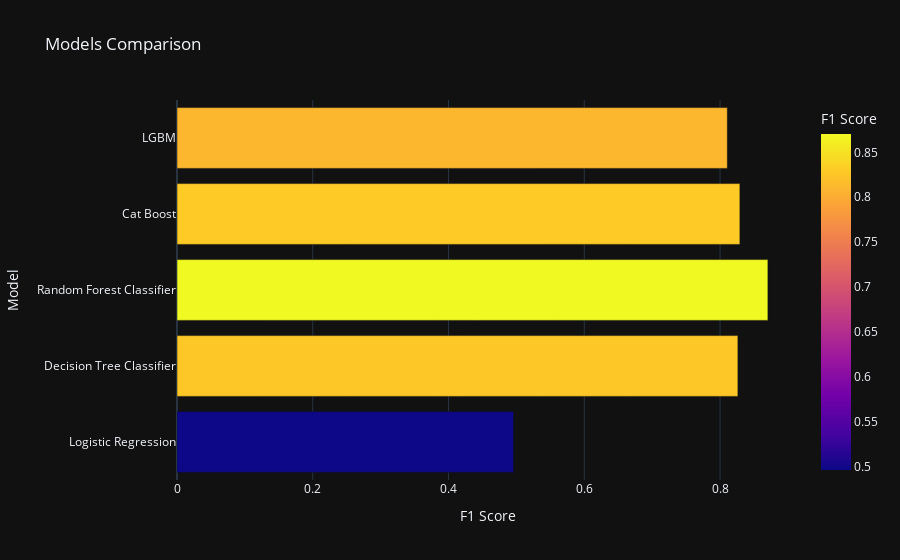

This figure's notebook cell:
### Code cell
import plotly.express as px

px.bar(data_frame = models, x = 'F1 Score', y = 'Model', color = 'F1 Score', template = 'plotly_dark', title = 'Models Comparison')

### Figure 1 — Plotly figure (JSON) as saved in the notebook; plotly's stock layout.template omitted (floating-point values rounded to 4 significant figures)
{"data": [{"alignmentgroup": "True", "hovertemplate": "F1 Score=%{marker.color}<br>Model=%{y}<extra></extra>", "legendgroup": "", "marker": {"color": [0.4959, 0.8263, 0.8705, 0.8292, 0.8107], "coloraxis": "coloraxis", "pattern": {"shape": ""}}, "name": "", "offsetgroup": "", "orientation": "h", "showlegend": false, "textposition": "auto", "type": "bar", "x": [0.4959, 0.8263, 0.8705, 0.8292, 0.8107], "xaxis": "x", "y": ["Logistic Regression", "Decision Tree Classifier", "Random Forest Classifier", "Cat Boost", "LGBM"], "yaxis": "y"}], "layout": {"barmode": "relative", "coloraxis": {"colorbar": {"title": {"text": "F1 Score"}}, "colorscale": [[0, "#0d0887"], [0.1111, "#46039f"], [0.2222, "#7201a8"], [0.3333, "#9c179e"], [0.4444, "#bd3786"], [0.5556, "#d8576b"], [0.6667, "#ed7953"], [0.7778, "#fb9f3a"], [0.8889, "#fdca26"], [1, "#f0f921"]]}, "legend": {"tracegroupgap": 0}, "title": {"text": "Models Comparison"}, "xaxis": {"anchor": "y", "domain": [0, 1], "title": {"text": "F1 Score"}}, "yaxis": {"anchor": "x", "domain": [0, 1], "title": {"text": "Model"}}}}
